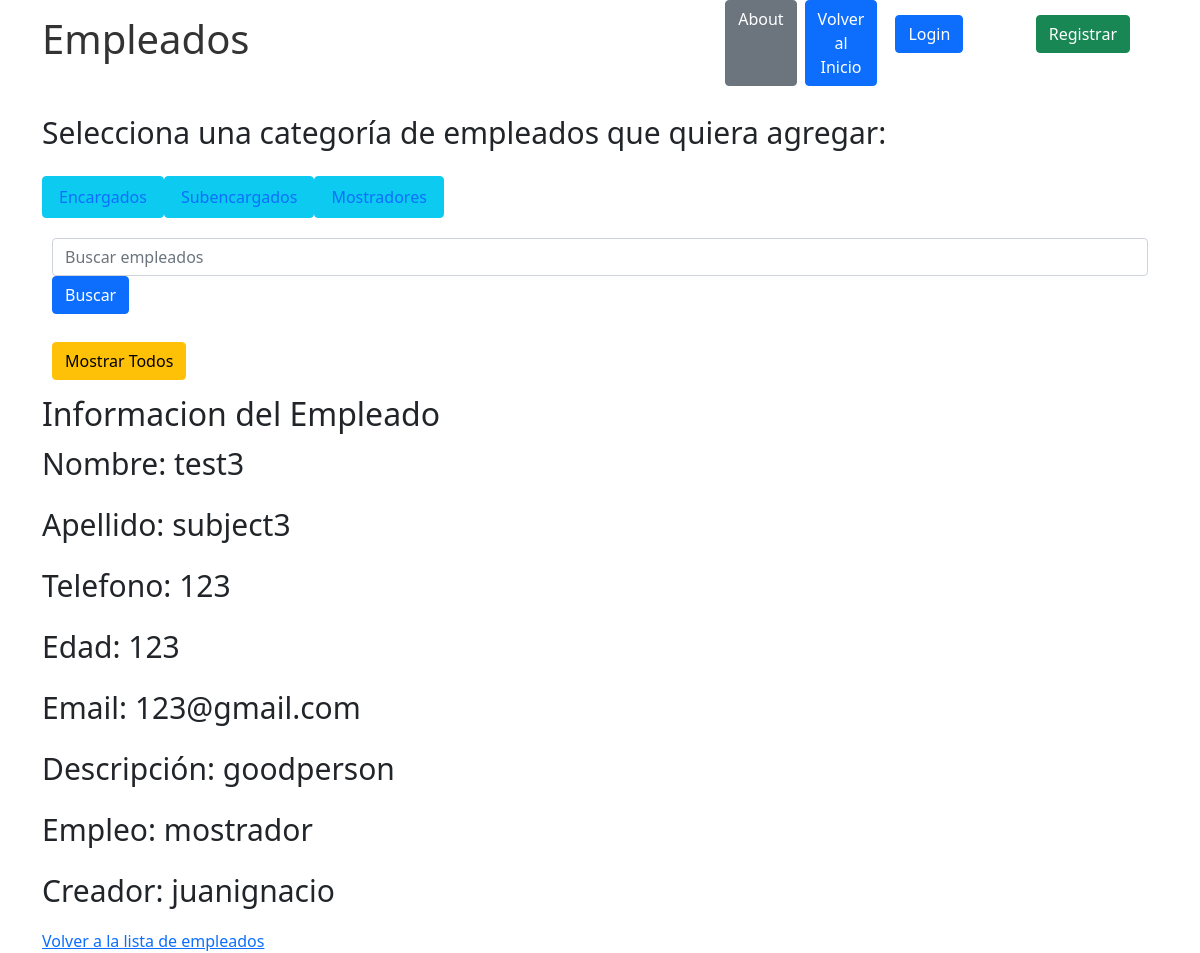
The page /empleados/ver_informacion_empleado/22/ on the database as committed earlier.
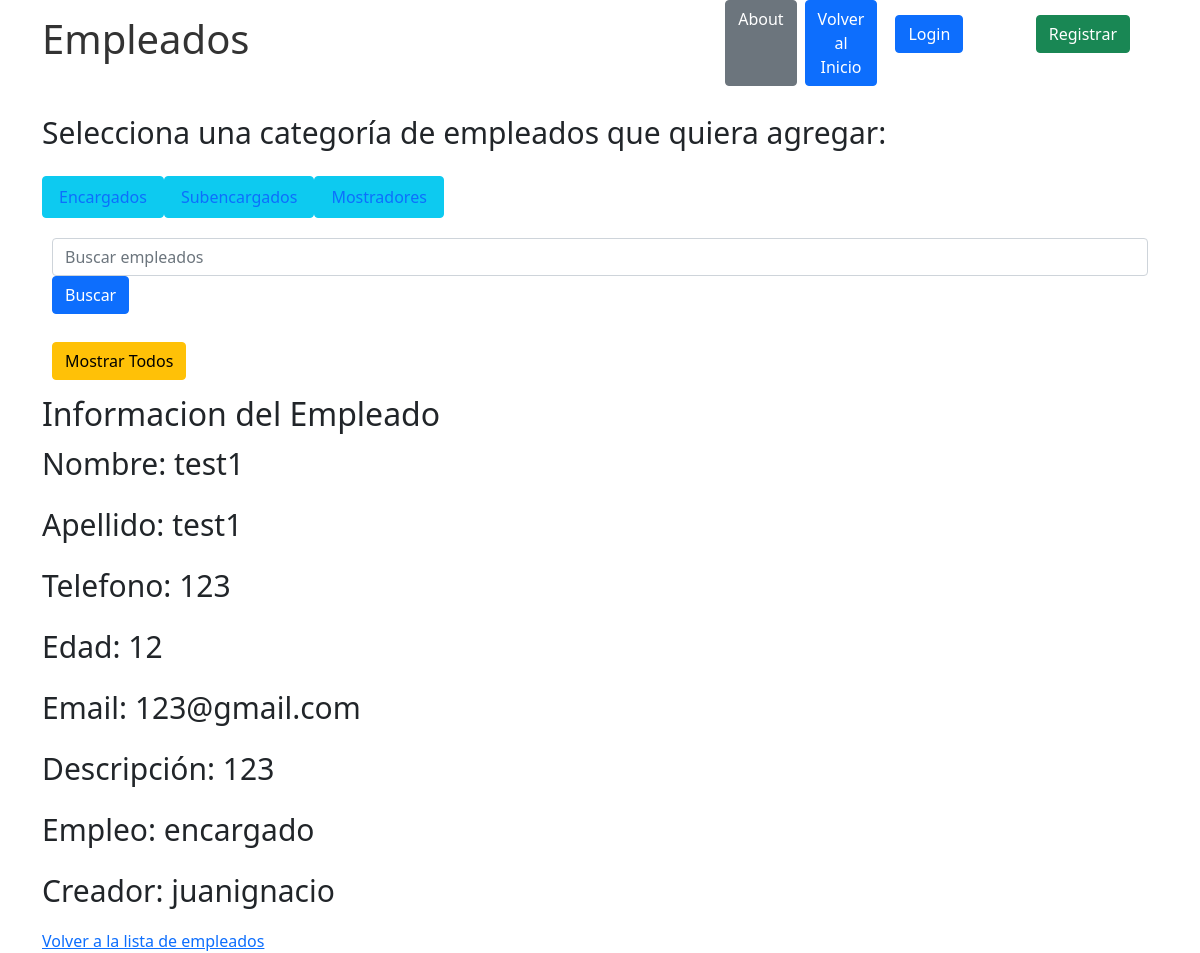
The same page on the database as committed later.
### empleados/models.py (models this page shows)
class mostrador(models.Model):
    Nombre = models.CharField(max_length=64)
    Apellido = models.CharField(max_length=64)
    telefono = models.CharField(max_length=20)
    edad = models.IntegerField()
    email = models.EmailField()
    descripcion = models.CharField(max_length=100)
    empleo = models.CharField(max_length=64, default='mostrador')
    creador = models.ForeignKey(User, on_delete=models.SET_NULL, null=True)

class encargado(models.Model):
    Nombre = models.CharField(max_length=64)
    Apellido = models.CharField(max_length=64)
    telefono = models.CharField(max_length=20)
    edad = models.IntegerField()
    email = models.EmailField()
    descripcion = models.CharField(max_length=100)
    empleo = models.CharField(max_length=64, default='encargado')
    creador = models.ForeignKey(User, on_delete=models.SET_NULL, null=True)

### empleados/views.py (the view)
# urls.py: path('ver_informacion_empleado/<int:empleado_id>/', views.ver_informacion_empleado, name='ver_informacion_empleado'),
def ver_informacion_empleado(request, empleado_id):
    empleado = (
        encargado.objects.filter(id=empleado_id).first() or
        subencargado.objects.filter(id=empleado_id).first() or
        mostrador.objects.filter(id=empleado_id).first()
    )
    return render(request, 'ver_informacion_empleado.html', {'empleado': empleado})

### empleados/templates de empleados/ver_informacion_empleado.html
{% extends 'base.html' %}
{% block content %}
  <h2>Informacion del Empleado</h2>
  <p>Nombre: {{ empleado.Nombre }}</p>
  <p>Apellido: {{ empleado.Apellido }}</p>
  <p>Telefono: {{ empleado.telefono }}</p>
  <p>Edad: {{ empleado.edad }}</p>
  <p>Email: {{ empleado.email }}</p>
  <p>Descripción: {{ empleado.descripcion }}</p>
  <p>Empleo: {{ empleado.empleo }}</p>
  <p>Creador: {{ empleado.creador }}</p>
  <a href="{% url 'mostrarempleados' %}">Volver a la lista de empleados</a>
{% endblock %}

Rows that differ between the two databases and show on the page:
removed mostrador: Nombre "test3", Apellido "subject3", telefono "123", edad "123", email "123@gmail.com", descripcion "goodperson", empleo "mostrador", creador "juanignacio"
added encargado: Nombre "test1", Apellido "test1", telefono "123", edad "12", email "123@gmail.com", descripcion "123", empleo "encargado", creador "juanignacio"
